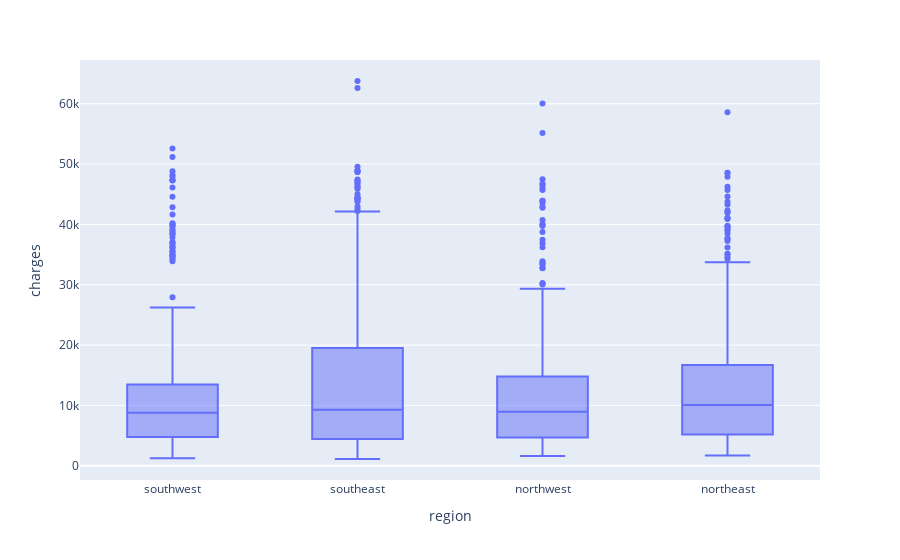

The cell this chart's notebook holds for it:
### Markdown cell above
Comportamiento similar entre hombres y mujeres

### Code cell
# Boxplot charges según región
fig = px.box(df_raw, x="region", y="charges")
fig.show()

### Figure 1 — Plotly figure (JSON) as saved in the notebook; plotly's stock layout.template omitted (floating-point values rounded to 4 significant figures; data arrays with more than 128 entries replaced by an {"elided": "..."} marker saying what was removed)
{"data": [{"alignmentgroup": "True", "hovertemplate": "region=%{x}<br>charges=%{y}<extra></extra>", "legendgroup": "", "marker": {"color": "#636efa"}, "name": "", "notched": false, "offsetgroup": "", "orientation": "v", "showlegend": false, "type": "box", "x": {"elided": "1338 str values"}, "x0": " ", "xaxis": "x", "y": {"elided": "1338 float values"}, "y0": " ", "yaxis": "y"}], "layout": {"boxmode": "group", "legend": {"tracegroupgap": 0}, "margin": {"t": 60}, "xaxis": {"anchor": "y", "domain": [0, 1], "title": {"text": "region"}}, "yaxis": {"anchor": "x", "domain": [0, 1], "title": {"text": "charges"}}}}
